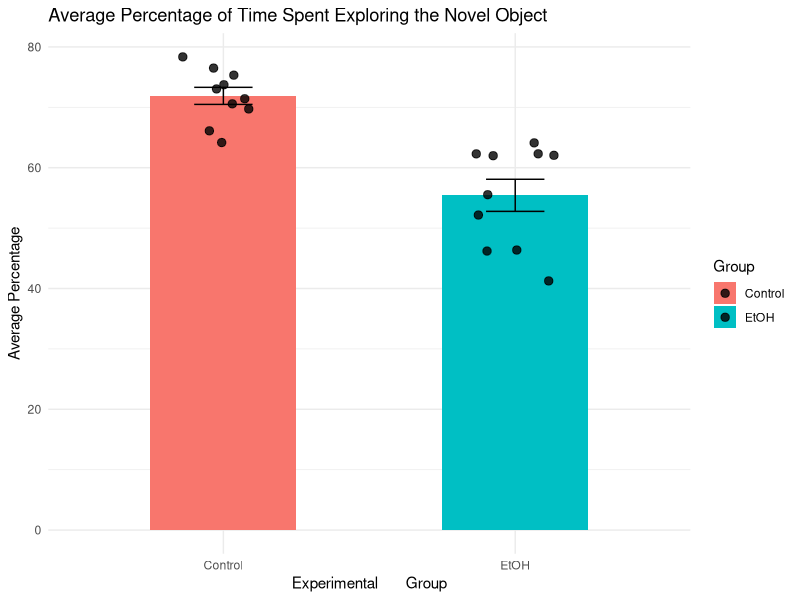

Write R code to recreate this figure. (Note: this script raises an error after producing the figure.)
## ---- chunk 1
library(readxl)
library(dplyr)
library(tidyverse)
library(ggplot2)
library(ggpubr)
library(knitr)
## ---- chunk 2
#I read in the raw data file. 
raw_data <- read_excel("data/Raw Data for Data Replication Project.xlsx")
head(raw_data)
## ---- chunk 3
#I used the excel_sheets() function to see the names of all of the sheets in the excel file.
sheets <- excel_sheets("data/Raw Data for Data Replication Project.xlsx")
sheets
## ---- chunk 4
#After reorganizing some of the novel object recognition test data in a new excel sheet, I loaded it in using the read_excel() function. The novel object recognition (NOR) test is used to assess recognition memory and relies on the natural tendency of mice to explore a novel object over a familiar one. The time spent exploring a previously explored object (Old column) and time spent exploring a new object (New column) are recorded for each mouse. The mice are divided into two different groups, control and EtOH-treated. The percentage of time spent exploring the novel object, calculated as (time spent exploring novel object/total exploration time)*100, is recorded in the Ratio column. 
NOR_data <- read_excel("data/Raw Data for Data Replication Project.xlsx", sheet = 11)
NOR_data
## ---- chunk 5
#I used the group_by() function to analyze the data by experimental group (Control vs. EtOH). I calculated the average time spent exploring the new object, average time exploring the old object, standard deviation in exploration time of the new object, standard deviation in exploration time of the old object, and average percentage of time spent exploring the new object for each experimental group. The mean percentage values line up with what was calculated by the authors.
NOR_data %>%
  group_by(Group) %>%
  summarise(
    mean_novel = mean(New, na.rm = TRUE),
    mean_familiar = mean(Old, na.rm = TRUE),
    sd_novel = sd(New, na.rm = TRUE),
    sd_familiar = sd(Old, na.rm = TRUE), 
    mean_ratio = mean(Ratio, na.rm = TRUE)
  )
## ---- chunk 6
#I made a simple bar graph, which is what the authors of the paper did, to visualize the average percentage of time spent exploring the novel object by experimental group. I used the stat_summary function to graph the average percentage of time spent exploring the novel object, and to add error bars. I also added in the individual data points with geom_jitter(), which is what the authors did as well. 
NOR_data <- NOR_data %>%
  mutate(Ratio = as.numeric(Ratio))
  
ggplot(NOR_data, aes(x = Group, y = Ratio, fill = Group)) +
  stat_summary(fun = mean, geom = "bar", width = 0.5) +
  geom_jitter(width = 0.15, size = 2.5, alpha = 0.8) + 
  stat_summary(fun.data = mean_se, geom = "errorbar", width = 0.2) +
  labs(title = "Average Percentage of Time Spent Exploring the Novel Object", x = "Experimental       Group", y = "Average Percentage") + 
  theme_minimal()
## ---- chunk 7
#Here is the figure from the original paper. I replicated F. 
knitr::include_graphics("images/NOR Bar Graph.jpeg")
## ---- chunk 8
#I did a T-test to determine whether or not the mean percentage of time spent exploring the novel object is significantly different between control and EtOH-treated mice. 
t.test(Ratio ~ Group, data = NOR_data)
#Since the p-value is 0.000089, the mean percentage of time spent exploring the novel object is significantly different between control and EtOH-treated mice. The authors calculated the same p-value.
## ---- chunk 9
#After reorganizing some of the western blot data in a new excel sheet, I loaded it in. This particular western blot (WB) was looking at protein expression of three different tight junction proteins, ZO-1, occludin, and claudin-5, in two different brain regions. GAPDH is frequently used as a housekeeping protein to normalize the expression levels of other proteins. 
WB_data <- read_excel("data/Raw Data for Data Replication Project.xlsx", sheet = 5)
WB_data
## ---- chunk 10
#I used the mutate function and added three additional columns to the re-organized dataset. 
WB_data <- WB_data %>%
 mutate(
  ZO1_GAPDH = `ZO-1`/GAPDH,
  Occludin_GAPDH = Occludin/GAPDH,
  Claudin5_GAPDH = `Claudin-5`/GAPDH
 )
WB_data
## ---- chunk 11
#I used the filter() function to look at one brain region at a time (PFC vs. hippocampus) and the group_by() function to analyze the data by experimental group (control vs. EtOH-treated). I then calculated the average expression level of each protein of interest relative to GAPDH (which I calculated for each mouse in the previous step). These values align with what the authors calculated.
WB_data %>%
  filter(Region == "PFC") %>%
  group_by(Group) %>%
  summarise(
  n = n(),
  mean_ZO1_GAPDH = mean(ZO1_GAPDH),
  mean_Occludin_GAPDH = mean(Occludin_GAPDH),
  mean_Claudin5_GAPDH = mean(Claudin5_GAPDH)
  )

WB_data %>%
  filter(Region == "Hippocampus") %>%
  group_by(Group) %>%
  summarise(
  n = n(),
  mean_ZO1_GAPDH = mean(ZO1_GAPDH),
  mean_Occludin_GAPDH = mean(Occludin_GAPDH),
  mean_Claudin5_GAPDH = mean(Claudin5_GAPDH)
  )
## ---- chunk 12
#The authors appeared to have done a 1-way ANOVA on this data, looking at the effect of experimental group on protein expression levels. I got the same p-values as the authors. I found it interesting that the authors did not do a 2-way ANOVA on this data in order to look at the effect of brain region on protein expression levels and a potential experimental group by brain region interaction. 
model_ZO1_PFC <- aov(ZO1_GAPDH ~ Group, data = WB_data %>% 
  filter(Region == "PFC"))
  summary(model_ZO1_PFC)
model_Occludin_PFC <- aov(Occludin_GAPDH ~ Group, data = WB_data %>% 
  filter(Region == "PFC"))
  summary(model_Occludin_PFC)
model_Claudin5_PFC <- aov(Claudin5_GAPDH ~ Group, data = WB_data %>% 
  filter(Region == "PFC"))
  summary(model_Claudin5_PFC)

model_ZO1_Hippocampus <- aov(ZO1_GAPDH ~ Group, data = WB_data %>% 
  filter(Region == "Hippocampus"))
  summary(model_ZO1_Hippocampus)
model_Occludin_Hippocampus <- aov(Occludin_GAPDH ~ Group, data = WB_data %>% 
  filter(Region == "Hippocampus"))
  summary(model_Occludin_Hippocampus)
model_Claudin5_Hippocampus <- aov(Claudin5_GAPDH ~ Group, data = WB_data %>% 
  filter(Region == "Hippocampus"))
  summary(model_Claudin5_Hippocampus)
